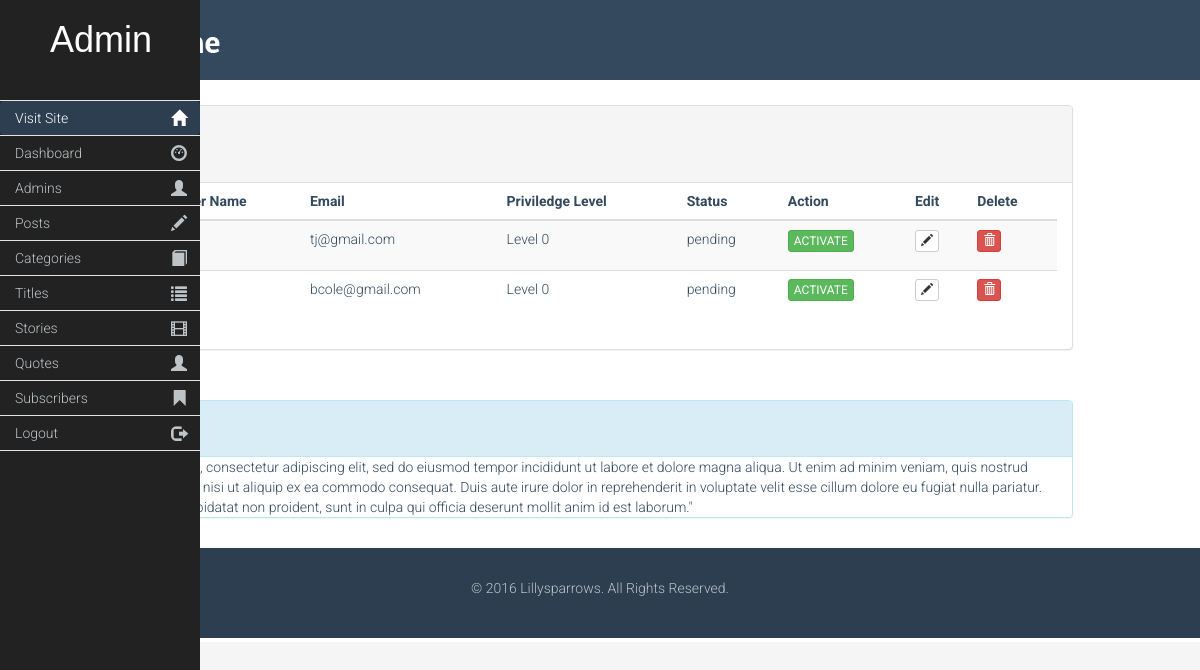
Page /admin/admins.php on the earlier database version.
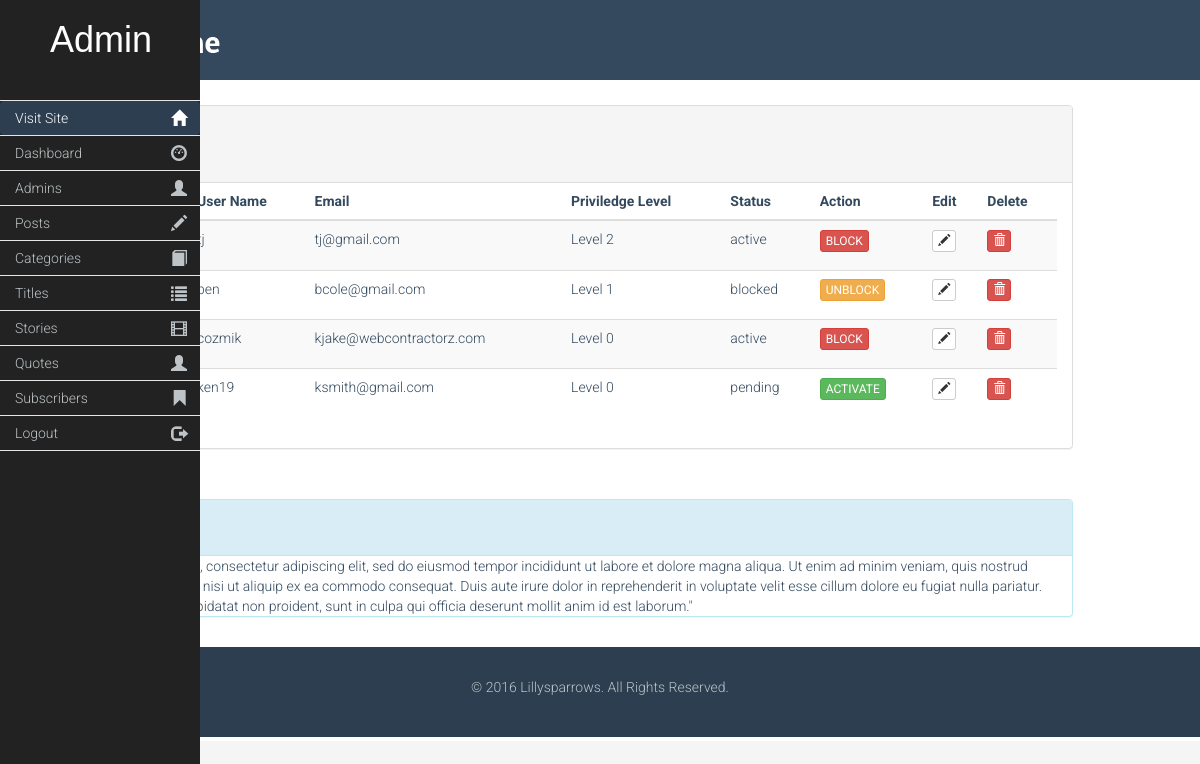
Same page on the later database version.
### tables this page shows
CREATE TABLE IF NOT EXISTS `cozdb_users` (
  `id` int(11) NOT NULL AUTO_INCREMENT,
  `username` varchar(45) NOT NULL,
  `password` varchar(45) NOT NULL,
  `fName` varchar(45) NOT NULL,
  `lName` varchar(45) NOT NULL,
  `email` varchar(50) NOT NULL,
  `status` varchar(50) NOT NULL DEFAULT 'pending',
  `priviledges` int(11) NOT NULL DEFAULT '0',
  PRIMARY KEY (`id`),
  UNIQUE KEY `username_UNIQUE` (`username`),
  UNIQUE KEY `id_UNIQUE` (`id`)
);

### admin/admins.php (the view, shortened to what this page needs)
<?php
 include './admin_includes/admin_head.php';
?>
            <div style="background:white; padding-top:85px; padding-bottom: 4px;">
                <div class="container">
                    <div class="row">
                        <div class="col-lg-11 tile">
                            <div class="panel panel-default">
                                <div class="panel-heading"><h3>Admins</h3></div>
                                <div class="container">
                                    <div class="row">
                                        <div class="col-md-12">
                                            <div class="table-responsive">
                                                <table id="mytable" class="table table-bordred table-striped">
                                                    <thead>
                                                    <th>Full Name</th>
                                                    <th>User Name</th>
                                                    <th>Email</th>
                                                    <th>Priviledge Level</th>
                                                    <th>Status</th>
                                                    <th>Action</th>
                                                    <th>Edit</th>
                                                    <th>Delete</th>
                                                    </thead>
                                                    <tbody>
                                                    <?php
                                                     $query = "SELECT * FROM cozdb_users";
                                                     $select_all_admins = mysqli_query($con, $query);
                                                     while($row = mysqli_fetch_assoc($select_all_admins)) {
                                                    ?>
                                                        <tr>
                                                            <td><?php echo $row['fName']." ".$row['lName']; ?></td>
                                                            <td><?php echo $row['username']; ?></td>
                                                            <td><?php echo $row['email']; ?></td>
                                                            <td><?php echo "Level ".$row['priviledges']; ?></td>
                                                            <td><?php echo $row['status']; ?></td>
                                                            <?php if($row['status']== "active"){ ?>
                                                            <td><p><button class="btn btn-danger btn-xs"><a href="?admin_block_id=<?php echo $row['id']; ?>"><span id="white">BLOCK</span></a></button></p></td>
                                                            <?php }else if($row['status']== "blocked"){ ?>
                                                            <td><p><button class="btn btn-warning btn-xs"><a href="?admin_unblock_id=<?php echo $row['id']; ?>"><span id="white">UNBLOCK</span></a></button></p></td>
                                                            <?php }else{ ?>
                                                            <td><p><button class="btn btn-success btn-xs"><a href="?admin_activate_id=<?php echo $row['id']; ?>"><span id="white">ACTIVATE</span></a></button></p></td>
                                                            <?php }?>
                                                            <td><a href="?admin_edit_id=<?php echo $row['id']; ?>"><button class="btn btn-default btn-xs"><span class="glyphicon glyphicon-pencil"></span></button></a></td>
                                                            <td><a href="?admin_delete_id=<?php echo $row['id']; ?>"><button class="btn btn-danger btn-xs"><span class="glyphicon glyphicon-trash"></span></button></a></td>
                                                        </tr>
                                                     <?php } ?>
                                                    </tbody>
                                                </table>
                                            </div>
                                        </div>
                                    </div>
                                </div>
                            </div>
                        </div>
                    </div>
                </div>
                <div class="container">
                    <div class="row">
                        <div class="col-lg-11 tile">
                            <div class="panel panel-info">
                                <div class="panel-heading"><h5>Admins Level Info</h5></div>
                                Lorem ipsum dolor sit amet, consectetur adipiscing elit, sed do eiusmod tempor incididunt ut
                                labore et dolore magna aliqua. Ut enim ad minim veniam, quis nostrud exercitation ullamco laboris nisi ut aliquip ex ea commodo consequat. Duis aute irure dolor in reprehenderit in voluptate velit esse cillum dolore eu fugiat nulla pariatur. Excepteur sint occaecat
                                cupidatat non proident, sunt in culpa qui officia deserunt mollit anim id est laborum."
                            </div>
                        </div>
                    </div>
                </div>
                <?php include './admin_includes/admin_footer.php'; ?>

### admin/admin_includes/admin_head.php (shortened to what this page needs)
<!DOCTYPE html>
<html lang="en">
    <head>
        <link href="../css/bootstrap.min.css" rel="stylesheet">
        <link href="../css/font-awesome.min.css" rel="stylesheet">
        <link href="../css/prettyPhoto.css" rel="stylesheet">
        <link href="../css/animate.css" rel="stylesheet">
        <link href="../css/main.css" rel="stylesheet">
    </head>
    <body style="padding-top:0px;">
        <div>
            <nav class="navbar navbar-inverse sidebar" role="navigation">
                <div class="container-fluid">
                    <div class="navbar-header">
                        <a class="navbar-brand" href="index.php">Admin</a>
                    </div>
                    <div class="collapse navbar-collapse" id="bs-sidebar-navbar-collapse-1">
                        <ul class="nav navbar-nav">
                            <li class="active"><a href="../index.html" target="_blank">Visit Site<span style="font-size:16px;" class="pull-right hidden-xs showopacity glyphicon glyphicon-home"></span></a></li>
                            <li ><a href="dashboard.php">Dashboard<span style="font-size:16px;" class="pull-right hidden-xs showopacity glyphicon glyphicon-dashboard"></span></a></li>
                            <li ><a href="admins.php">Admins<span style="font-size:16px;" class="pull-right hidden-xs showopacity glyphicon glyphicon-user"></span></a></li>
                            <li><a href="createpost.php">Posts<span style="font-size:16px;" class="pull-right hidden-xs showopacity glyphicon glyphicon-pencil"></span></a></li>
                            <li><a href="categories.php">Categories<span style="font-size:16px;" class="pull-right hidden-xs showopacity glyphicon glyphicon-book"></span></a></li>
                            <li><a href="titles.php">Titles<span style="font-size:16px;" class="pull-right hidden-xs showopacity glyphicon glyphicon-list"></span></a></li>
                            <li><a href="story.php">Stories<span style="font-size:16px;" class="pull-right hidden-xs showopacity glyphicon glyphicon-film"></span></a></li>
                            <li><a href="quotes.php">Quotes<span style="font-size:16px;" class="pull-right hidden-xs showopacity glyphicon glyphicon-user"></span></a></li>
                            <li><a href="subscribers.php">Subscribers<span style="font-size:16px;" class="pull-right hidden-xs showopacity glyphicon glyphicon-bookmark"></span></a></li>
                            <li><a href="subscribers.php">Logout<span style="font-size:16px;" class="pull-right hidden-xs showopacity glyphicon glyphicon-log-out"></span></a></li>
                                </ul>
                    </div>
                </div>
            </nav>
            <header class="navbar navbar-inverse navbar-fixed-top wet-asphalt" role="banner">
                <div class="container">
                    <div class="navbar-header">
                        <a class="navbar-brand" href="index.php"><img src="../images/logo.png" alt="logo"></a>
                    </div>
                </div>
            </header>

### admin/admin_includes/admin_footer.php (shortened to what this page needs)
          <footer id="footer" class="midnight-blue">
                <div class="container">
                    <div class="row">
                        <div class="col-sm-12 text-center">
                            &copy; <script>document.write(new Date().getFullYear())</script> Lillysparrows. All Rights Reserved.
                        </div>
                    </div>
                </div>
            </footer>
        </div>
    </body>
</body>
</html>

### css/main.css (style rules this page uses)
#white { color:#fff; }
body { padding-top: 80px; color: #34495e; background: #f5f5f5; font-family: 'Roboto', sans-serif; font-weight: 300; }
h1, h2, h3, h4, h5, h6 { font-family: 'Roboto', sans-serif; font-weight: 400; }
a { color: #34495e; -webkit-transition: 300ms; -moz-transition: 300ms; -o-transition: 300ms; transition: 300ms; }
.btn { font-weight: 400; }
.turquoise, .green-sea, .sun-flower, .orange, .emerald, .nephrits, .carrot, .pumkin, .peter-river, .belize-hole, .alizarin, .pomegranate, .amethyst, .wisteria, .clouds .silver, .wet-asphalt, .midnight-blue, .concrete, .asbestos { color: #fff; }
.wet-asphalt { background-color: #34495e; }
.wet-asphalt a:not(.btn) { color: #bdc3c7; }
.midnight-blue { background-color: #2c3e50; }
.navbar-inverse { border: none; }
.navbar-inverse .navbar-brand { font-family: 'Bubbler One', sans-serif; font-size: 36px; line-height: 50px; color: #fff; }
.navbar-inverse .navbar-nav { margin-top: 20px; }
.navbar-inverse .navbar-nav > li > a { padding-top: 7px; padding-bottom: 7px; border-radius: 4px; color: #bdc3c7; }
.navbar-inverse .navbar-nav > .active > a, .navbar-inverse .navbar-nav > .active > a:hover, .navbar-inverse .navbar-nav > .active > a:focus, .navbar-inverse .navbar-nav > .open > a, .navbar-inverse .navbar-nav > .open > a:hover, .navbar-inverse .navbar-nav > .open > a:focus { background-color: #2c3e50; }
.navbar-inverse .navbar-collapse, .navbar-inverse .navbar-form { border-top: 0; }
.row > div { margin-bottom: 10px; }
#footer { padding-top: 30px; padding-bottom: 30px; color: #bdc3c7; }
body,html { height: 100%; }
nav.sidebar.navbar { position:fixed; border-radius: 0px; }
nav.sidebar, .main { -webkit-transition: margin 200ms ease-out; -moz-transition: margin 200ms ease-out; -o-transition: margin 200ms ease-out; transition: margin 200ms ease-out; }
@media (min-width: 768px) { nav.sidebar.navbar.sidebar>.container .navbar-brand, .navbar>.container-fluid .navbar-brand { margin-left: 0px; } }
@media (min-width: 768px) { nav.sidebar .navbar-brand, nav.sidebar .navbar-header { text-align: center; width: 100%; margin-left: 0px; } }
@media (min-width: 768px) { nav.sidebar a { padding-right: 13px; } }
@media (min-width: 768px) { nav.sidebar .navbar-nav > li:first-child { border-top: 1px #e5e5e5 solid; } }
@media (min-width: 768px) { nav.sidebar .navbar-nav > li { border-bottom: 1px #e5e5e5 solid; } }
@media (min-width: 768px) { nav.sidebar .navbar-collapse, nav.sidebar .container-fluid { padding: 0 0px 0 0px; } }
@media (min-width: 768px) { nav.sidebar { width: 200px; height: 100%; margin-left: -160px; float: left; z-index: 8000; margin-bottom: 0px; } }
@media (min-width: 768px) { nav.sidebar li { width: 100%; } }
.tile { margin-top:20px; }

Differences in the rows shown:
changed cozdb_users "tj@gmail.com": username (not shown) → "tj"; priviledges "0" → "2"; status "pending" → "active"; status "ACTIVATE" → "BLOCK"
changed cozdb_users "bcole@gmail.com": username (not shown) → "ben"; priviledges "0" → "1"; status "pending" → "blocked"; status "ACTIVATE" → "UNBLOCK"
added cozdb_users: username "cozmik", email "kjake@webcontractorz.com", priviledges "0", status "active"
added cozdb_users: username "ken19", email "ksmith@gmail.com", priviledges "0", status "pending"
